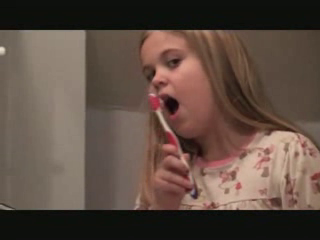
#> input picture frame 10 of v_BrushingTeeth_g01_c01.avi, 320 x 240 px
$ python q2_video_processing.py
#> lines starting #> are read from the running program, lines starting #| are printed output that depends on the picture
#> in main, frame is the input picture: shape (240, 320, 3); mean B, G, R 66.5, 76.3, 93.7

import cv2
import argparse
import os
import numpy as np

def manual_resize(img, new_width, new_height):
    """
    Manual bilinear interpolation resize using NumPy.
    """
#> called with new_width = 256, new_height = 256
    old_height, old_width = img.shape[:2]
#> old_height = 240; old_width = 320

    # Handle both grayscale and color images
    if len(img.shape) == 3:
        channels = img.shape[2]
#> channels = 3
        resized = np.zeros((new_height, new_width, channels), dtype=np.uint8)
    else:
        resized = np.zeros((new_height, new_width), dtype=np.uint8)

    # Scale factors
    x_ratio = old_width / new_width
#> x_ratio = 1.25
    y_ratio = old_height / new_height
#> y_ratio = 0.938

    for i in range(new_height):
        for j in range(new_width):
            # Find corresponding position in original image
            x = j * x_ratio
            y = i * y_ratio

            # Get the four nearest pixels
            x0 = int(x)
            y0 = int(y)
            x1 = min(x0 + 1, old_width - 1)
            y1 = min(y0 + 1, old_height - 1)

            # Bilinear interpolation weights
            x_diff = x - x0
            y_diff = y - y0

            if len(img.shape) == 3:
                for c in range(channels):
                    # Bilinear interpolation formula
                    val = (img[y0, x0, c] * (1 - x_diff) * (1 - y_diff) +
                           img[y0, x1, c] * x_diff * (1 - y_diff) +
                           img[y1, x0, c] * (1 - x_diff) * y_diff +
                           img[y1, x1, c] * x_diff * y_diff)
                    resized[i, j, c] = int(val)
            else:
                val = (img[y0, x0] * (1 - x_diff) * (1 - y_diff) +
                       img[y0, x1] * x_diff * (1 - y_diff) +
                       img[y1, x0] * (1 - x_diff) * y_diff +
                       img[y1, x1] * x_diff * y_diff)
                resized[i, j] = int(val)
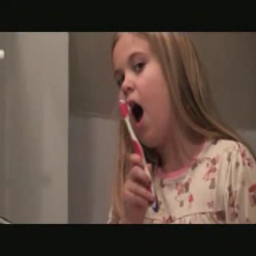
#> resized: shape (256, 256, 3); mean B, G, R 66.2, 76, 93.4

    return resized

def main():
    parser = argparse.ArgumentParser(description='Video Processing Task')
    parser.add_argument('--k', type=int, default=10, help='Extract every kth frame')
    parser.add_argument('--video_path', type=str, default='v_BrushingTeeth_g01_c01.avi', help='Path to video file')
    args = parser.parse_args()

    video_path = args.video_path
    k = args.k

    if not os.path.exists(video_path):
        print(f"Error: Video file not found at {video_path}")
        return

    # Create output directory
    video_name = os.path.splitext(os.path.basename(video_path))[0]
    output_dir = f"frames_{video_name}"
    if not os.path.exists(output_dir):
        os.makedirs(output_dir)
        print(f"Created output directory: {output_dir}")

    cap = cv2.VideoCapture(video_path)
    if not cap.isOpened():
        print("Error: Could not open video.")
        return

    frame_count = 0
    saved_count = 0

    print(f"Processing video: {video_path}")
    print(f"Extracting every {k}th frame...")

    while True:
        ret, frame = cap.read()
        if not ret:
            break

        # Check if this frame should be processed
        if frame_count % k == 0:
            # Manual resize to 256x256
            resized_frame = manual_resize(frame, 256, 256)

            # Save frame
            output_filename = os.path.join(output_dir, f"{frame_count}.JPG")
            cv2.imwrite(output_filename, resized_frame)
            saved_count += 1

        frame_count += 1

    cap.release()
    print(f"Finished processing. Extracted {saved_count} frames to {output_dir}/")

if __name__ == "__main__":
    main()

$ run again, starting later in the video
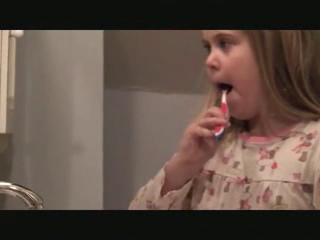
#> input picture frame 46 of v_BrushingTeeth_g01_c01.avi, 320 x 240 px
#> in main, frame is the input picture: shape (240, 320, 3); mean B, G, R 69.6, 78.9, 96.1
#> after the loop in manual_resize, `for i in range(new_height):`:
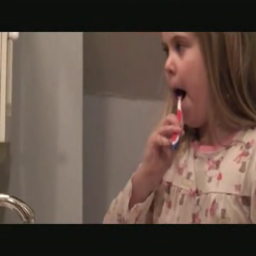
#> resized: shape (256, 256, 3); mean B, G, R 69.3, 78.6, 95.8

$ run again, starting later in the video
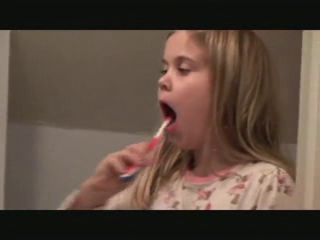
#> input picture frame 82 of v_BrushingTeeth_g01_c01.avi, 320 x 240 px
#> in main, frame is the input picture: shape (240, 320, 3); mean B, G, R 63.1, 74.3, 92.2
#> after the loop in manual_resize, `for i in range(new_height):`:
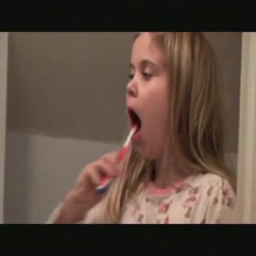
#> resized: shape (256, 256, 3); mean B, G, R 62.8, 74, 91.9
